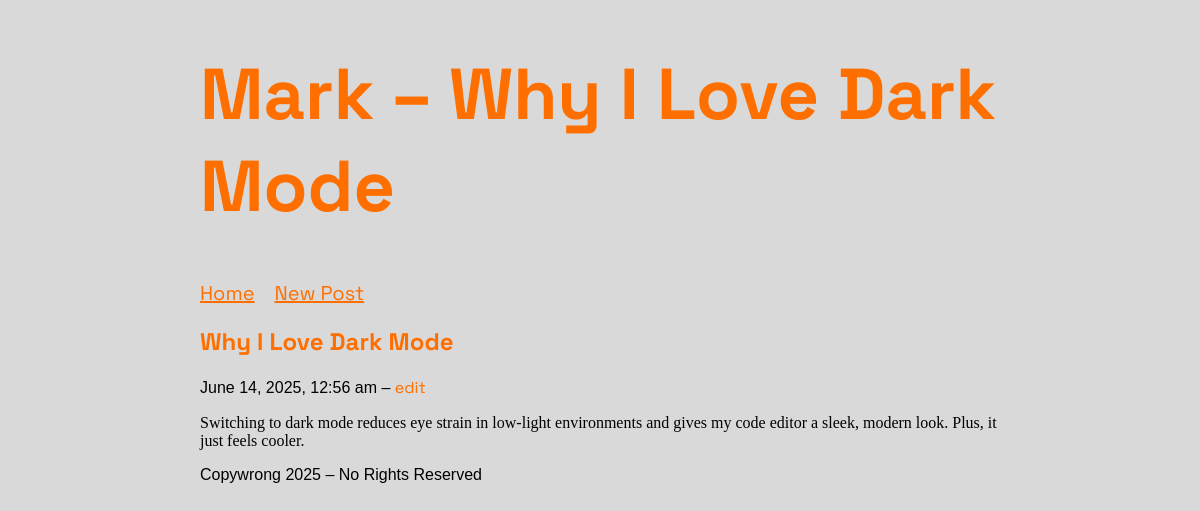
The page /show.php?id=16 on the database its author committed.
### tables this page shows
CREATE TABLE `posts` (
  `id` int(11) NOT NULL,
  `title` varchar(255) NOT NULL,
  `content` text NOT NULL,
  `created_at` timestamp NOT NULL DEFAULT current_timestamp()
);

### show.php (the view, shortened to what this page needs)
<?php
require 'connect.php';
$id = filter_input(INPUT_GET, 'id', FILTER_VALIDATE_INT);
$stmt = $db->prepare("SELECT * FROM posts WHERE id = ?");
$stmt->execute([$id]);
$post = $stmt->fetch(PDO::FETCH_ASSOC);
?>
<!DOCTYPE html>
<html lang="en">
<head>
  <link rel="stylesheet" href="main.css">
</head>
<body>
  <header>
    <h1>Mark – <?= htmlspecialchars($post['title']) ?></h1>
    <nav>
      <a class="tab" href="index.php">Home</a>
      <a class="tab" href="new.php">New Post</a>
    </nav>
  </header>
  <section class="post-full">
    <article>
      <h2><?= htmlspecialchars($post['title']) ?></h2>
      <p class="meta">
        <?= date('F j, Y, g:i a', strtotime($post['created_at'])) ?>
        – <a href="edit.php?id=<?= $post['id'] ?>">edit</a>
      </p>
      <div class="content">
        <?= nl2br(htmlspecialchars($post['content'])) ?>
      </div>
    </article>
  </section>
  <footer>
    <p>Copywrong <?= date('Y') ?> – No Rights Reserved</p>
  </footer>
</body>
</html>

### main.css (style rules this page uses)
body { margin: 0 200px 200px; background-color: rgb(217, 217, 217); }
h2 { color: rgb(255, 111, 0); }
p { color: rgb(0, 0, 0); font-family:Arial, Helvetica, sans-serif ; }
h1 { font-size: 72px; align-content: center; }
h1, h2, a { font-family: "Space Grotesk", sans-serif; text-decoration: none; color: rgb(255, 111, 0); }
nav { display: inline-flex; align-items: center; justify-content: center; gap: 0; }
nav a { padding-right: 0.5em 1em; text-decoration: underline; font-size: 20px; padding-right: 20px; }

### rows shown on the page
posts: title "Why I Love Dark Mode", created_at "June 14, 2025, 12:56 am", content "Switching to dark mode reduces eye strain in low-light environments and gives my code editor a sleek, modern look. Plus, it just feels cooler."
